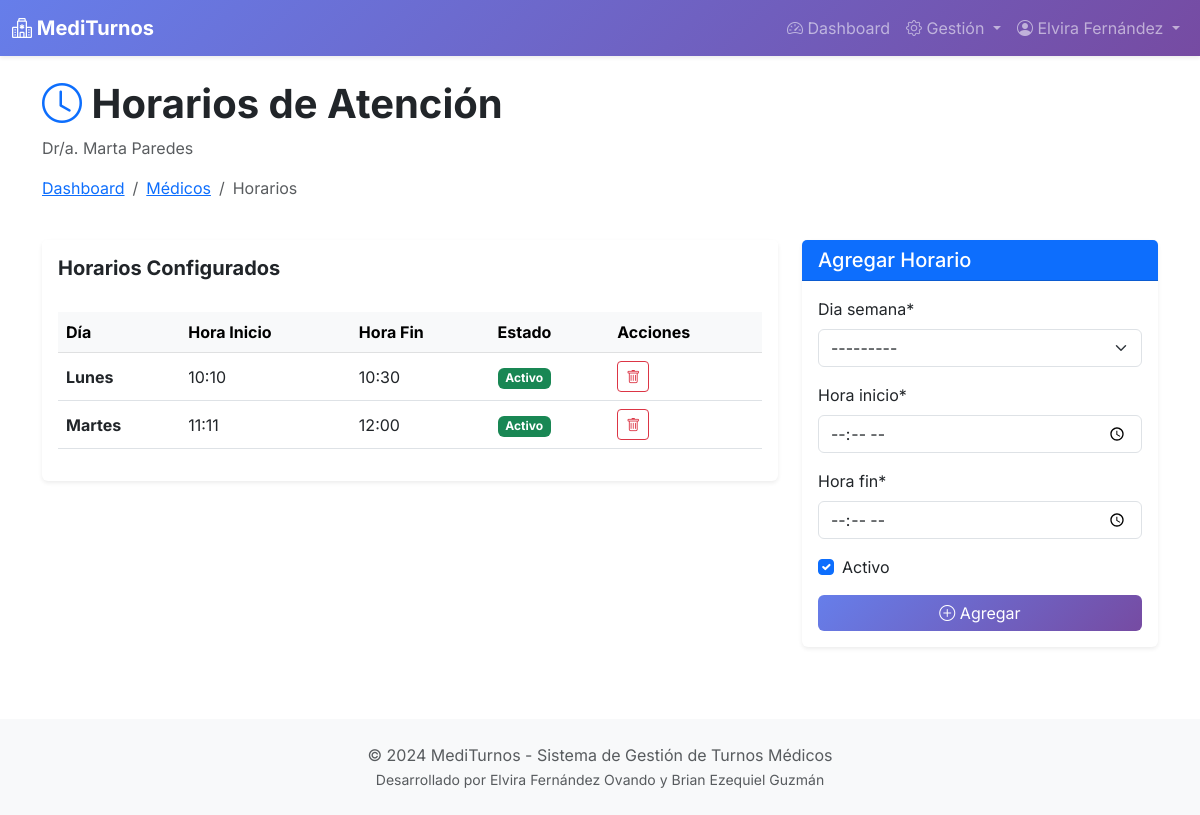
Screenshot of /admin-panel/medicos/1/horarios/ (signed in) with the database file from the repository.
### appointments/models.py (models this page shows, shortened)
class Usuario(AbstractUser):
    ROLES = (
        ('admin', 'Administrador'),
        ('medico', 'Médico'),
        ('paciente', 'Paciente'),
    )
    rol = models.CharField(max_length=10, choices=ROLES, default='paciente')
    dni = models.CharField(max_length=8, unique=True, validators=[
        RegexValidator(r'^\d{7,8}$', 'Ingrese un DNI válido (7-8 dígitos)')
    ])
    telefono = models.CharField(max_length=15, blank=True)
    direccion = models.CharField(max_length=200, blank=True)
    fecha_nacimiento = models.DateField(null=True, blank=True)
    class Meta:
        verbose_name = 'Usuario'
        verbose_name_plural = 'Usuarios'

class Medico(models.Model):
    usuario = models.OneToOneField(Usuario, on_delete=models.CASCADE, related_name='perfil_medico')
    especialidades = models.ManyToManyField(Especialidad, related_name='medicos')
    matricula = models.CharField(max_length=20, unique=True)
    biografia = models.TextField(blank=True)
    foto = models.ImageField(upload_to='medicos/', blank=True, null=True)
    activo = models.BooleanField(default=True)
    class Meta:
        verbose_name = 'Médico'
        verbose_name_plural = 'Médicos'
        ordering = ['usuario__last_name', 'usuario__first_name']
    def __str__(self):
        return f"Dr/a. {self.usuario.get_full_name()}"

class HorarioAtencion(models.Model):
    DIAS_SEMANA = (
        (0, 'Lunes'),
        (1, 'Martes'),
        (2, 'Miércoles'),
        (3, 'Jueves'),
        (4, 'Viernes'),
        (5, 'Sábado'),
        (6, 'Domingo'),
    )
    medico = models.ForeignKey(Medico, on_delete=models.CASCADE, related_name='horarios')
    dia_semana = models.IntegerField(choices=DIAS_SEMANA)
    hora_inicio = models.TimeField()
    hora_fin = models.TimeField()
    activo = models.BooleanField(default=True)
    class Meta:
        verbose_name = 'Horario de Atención'
        verbose_name_plural = 'Horarios de Atención'
        unique_together = ['medico', 'dia_semana', 'hora_inicio']
        ordering = ['dia_semana', 'hora_inicio']

### appointments/views/admin_views.py (the view)
# urls.py: path('admin-panel/medicos/<int:pk>/horarios/', views.admin_medico_horarios, name='admin_medico_horarios'),
@login_required
def admin_medico_horarios(request, pk):
    if request.user.rol != 'admin':
        messages.error(request, 'No tienes permisos.')
        return redirect('dashboard')
    medico = get_object_or_404(Medico, pk=pk)
    horarios = medico.horarios.all().order_by('dia_semana', 'hora_inicio')
    if request.method == 'POST':
        form = HorarioAtencionForm(request.POST)
        if form.is_valid():
            horario = form.save(commit=False)
            horario.medico = medico
            horario.save()
            messages.success(request, 'Horario agregado correctamente.')
            return redirect('admin_medico_horarios', pk=pk)
    else:
        form = HorarioAtencionForm()
    context = {
        'medico': medico,
        'horarios': horarios,
        'form': form,
    }
    return render(request, 'appointments/admin/medico_horarios.html', context)

### appointments/forms.py (shortened to what this page needs)
class HorarioAtencionForm(forms.ModelForm):
    class Meta:
        model = HorarioAtencion
        fields = ['dia_semana', 'hora_inicio', 'hora_fin', 'activo']
        widgets = {
            'dia_semana': forms.Select(attrs={'class': 'form-control'}),
            'hora_inicio': forms.TimeInput(attrs={'class': 'form-control', 'type': 'time'}),
            'hora_fin': forms.TimeInput(attrs={'class': 'form-control', 'type': 'time'}),
            'activo': forms.CheckboxInput(attrs={'class': 'form-check-input'}),
        }

### appointments/templates/appointments/admin/medico_horarios.html (shortened to what this page needs)
{% extends 'base.html' %}
{% load static %}
{% load crispy_forms_tags %}
{% block content %}
<div class="container py-4">
    <div class="row mb-4">
        <div class="col">
            <h1 class="fw-bold">
                <i class="bi bi-clock text-primary"></i> Horarios de Atención
            </h1>
            <p class="text-muted">{{ medico }}</p>
            <nav aria-label="breadcrumb">
                <ol class="breadcrumb">
                    <li class="breadcrumb-item"><a href="{% url 'admin_dashboard' %}">Dashboard</a></li>
                    <li class="breadcrumb-item"><a href="{% url 'admin_medicos' %}">Médicos</a></li>
                    <li class="breadcrumb-item active">Horarios</li>
                </ol>
            </nav>
        </div>
    </div>
    <div class="row g-4">
        <div class="col-lg-8">
            <div class="card border-0 shadow-sm">
                <div class="card-header bg-white border-0 py-3">
                    <h5 class="fw-bold mb-0">Horarios Configurados</h5>
                </div>
                <div class="card-body">
                    {% if horarios %}
                    <div class="table-responsive">
                        <table class="table table-hover align-middle">
                            <thead class="table-light">
                                <tr>
                                    <th>Día</th>
                                    <th>Hora Inicio</th>
                                    <th>Hora Fin</th>
                                    <th>Estado</th>
                                    <th>Acciones</th>
                                </tr>
                            </thead>
                            <tbody>
                                {% for horario in horarios %}
                                <tr>
                                    <td><strong>{{ horario.get_dia_semana_display }}</strong></td>
                                    <td>{{ horario.hora_inicio }}</td>
                                    <td>{{ horario.hora_fin }}</td>
                                    <td>
                                        {% if horario.activo %}
                                        <span class="badge bg-success">Activo</span>
                                        {% else %}
                                        <span class="badge bg-secondary">Inactivo</span>
                                        {% endif %}
                                    </td>
                                    <td>
                                        <button class="btn btn-sm btn-outline-danger">
                                            <i class="bi bi-trash"></i>
                                        </button>
                                    </td>
                                </tr>
                                {% endfor %}
                            </tbody>
                        </table>
                    </div>
                    {% else %}
                    <div class="text-center py-5">
                        <i class="bi bi-calendar-x text-muted" style="font-size: 3rem;"></i>
                        <p class="text-muted mt-3">No hay horarios configurados</p>
                    </div>
                    {% endif %}
                </div>
            </div>
        </div>
        <div class="col-lg-4">
            <div class="card border-0 shadow-sm">
                <div class="card-header bg-primary text-white">
                    <h5 class="mb-0">Agregar Horario</h5>
                </div>
                <div class="card-body">
                    <form method="post">
                        {{ form|crispy }}
                        <button type="submit" class="btn btn-primary w-100">
                            <i class="bi bi-plus-circle"></i> Agregar
                        </button>
                    </form>
                </div>
            </div>
        </div>
    </div>
</div>
{% endblock %}

### templates/base.html (shortened to what this page needs)
{% load static %}
<!DOCTYPE html>
<html lang="es">
<head>
    <link href="{% static 'css/bootstrap.min.css' %}" rel="stylesheet">
    <link href="{% static 'css/bootstrap-icons.css' %}" rel="stylesheet">
    <link rel="stylesheet" href="{% static 'css/style.css' %}">
</head>
<body>
    {% if user.is_authenticated %}
    <nav class="navbar navbar-expand-lg navbar-dark bg-primary shadow-sm">
        <div class="container-fluid">
            <a class="navbar-brand fw-bold" href="{% url 'dashboard' %}">
                <i class="bi bi-hospital"></i> MediTurnos
            </a>
            <div class="collapse navbar-collapse" id="navbarNav">
                <ul class="navbar-nav ms-auto">
                    {% if user.rol == 'admin' %}
                    <li class="nav-item">
                        <a class="nav-link" href="{% url 'admin_dashboard' %}">
                            <i class="bi bi-speedometer2"></i> Dashboard
                        </a>
                    </li>
                    <li class="nav-item dropdown">
                        <a class="nav-link dropdown-toggle" href="#"
                           role="button" data-bs-toggle="dropdown">
                            <i class="bi bi-gear"></i> Gestión
                        </a>
                    </li>
                    {% endif %}
                    <li class="nav-item dropdown">
                        <a class="nav-link dropdown-toggle" href="#"
                           role="button" data-bs-toggle="dropdown">
                            <i class="bi bi-person-circle"></i> {{ user.get_full_name }}
                        </a>
                    </li>
                </ul>
            </div>
        </div>
    </nav>
    {% endif %}
    <main>
        {% block content %}{% endblock %}
    </main>
    <footer class="bg-light text-center py-4 mt-5">
        <div class="container">
            <p class="text-muted mb-0">&copy; 2024 MediTurnos - Sistema de Gestión de Turnos Médicos</p>
            <p class="text-muted mb-0"><small>Desarrollado por Elvira Fernández Ovando y Brian Ezequiel Guzmán</small></p>
        </div>
    </footer>
</body>
</html>

### static/css/style.css (style rules this page uses)
body { font-family: 'Inter', -apple-system, BlinkMacSystemFont, 'Segoe UI', Roboto, sans-serif; }
.navbar { background: linear-gradient(135deg, #667eea 0%, #764ba2 100%) !important; }
.btn-primary { background: linear-gradient(135deg, #667eea 0%, #764ba2 100%); border: none; }

### rows the page displays
Usuario: get_full_name "Elvira Fernández"
Medico: usuario.last_name "Dr/a. Marta Paredes"
HorarioAtencion: dia_semana "Lunes", hora_inicio "10:10", hora_fin "10:30", activo "Activo"
HorarioAtencion: dia_semana "Martes", hora_inicio "11:11", hora_fin "12:00", activo "Activo"
